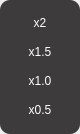
<?xml version="1.0" encoding="UTF-8"?>
<ui version="4.0">
 <class>PlaySpeed</class>
 <widget class="QWidget" name="PlaySpeed">
  <property name="geometry">
   <rect>
    <x>0</x>
    <y>0</y>
    <width>80</width>
    <height>134</height>
   </rect>
  </property>
  <property name="windowTitle">
   <string>Form</string>
  </property>
  <property name="styleSheet">
   <string notr="true"/>
  </property>
  <layout class="QVBoxLayout" name="verticalLayout">
   <property name="spacing">
    <number>0</number>
   </property>
   <property name="leftMargin">
    <number>0</number>
   </property>
   <property name="topMargin">
    <number>0</number>
   </property>
   <property name="rightMargin">
    <number>0</number>
   </property>
   <property name="bottomMargin">
    <number>0</number>
   </property>
   <item>
    <widget class="QWidget" name="playSpeedBg" native="true">
     <property name="styleSheet">
      <string notr="true">#playSpeedBg
{
    background-color : #3D3B3B;
    border-radius : 10px;
}

QPushButton{
    border : none;
    border-radius : 4px;
    color : #FFFFFF;
    font-size : 12px;
    font-family : 微软雅黑;
}

QPushButton:hover{
     background-color : rgba(255, 255, 255, 0.41);
}
</string>
     </property>
     <layout class="QVBoxLayout" name="verticalLayout_2">
      <property name="spacing">
       <number>3</number>
      </property>
      <item>
       <widget class="QPushButton" name="speed20">
        <property name="minimumSize">
         <size>
          <width>0</width>
          <height>24</height>
         </size>
        </property>
        <property name="maximumSize">
         <size>
          <width>16777215</width>
          <height>24</height>
         </size>
        </property>
        <property name="text">
         <string>x2</string>
        </property>
       </widget>
      </item>
      <item>
       <widget class="QPushButton" name="speed15">
        <property name="minimumSize">
         <size>
          <width>24</width>
          <height>0</height>
         </size>
        </property>
        <property name="maximumSize">
         <size>
          <width>16777215</width>
          <height>24</height>
         </size>
        </property>
        <property name="sizeIncrement">
         <size>
          <width>0</width>
          <height>24</height>
         </size>
        </property>
        <property name="text">
         <string>x1.5</string>
        </property>
       </widget>
      </item>
      <item>
       <widget class="QPushButton" name="speed10">
        <property name="minimumSize">
         <size>
          <width>0</width>
          <height>24</height>
         </size>
        </property>
        <property name="maximumSize">
         <size>
          <width>16777215</width>
          <height>24</height>
         </size>
        </property>
        <property name="text">
         <string>x1.0</string>
        </property>
       </widget>
      </item>
      <item>
       <widget class="QPushButton" name="speed05">
        <property name="minimumSize">
         <size>
          <width>0</width>
          <height>24</height>
         </size>
        </property>
        <property name="maximumSize">
         <size>
          <width>16777215</width>
          <height>24</height>
         </size>
        </property>
        <property name="text">
         <string>x0.5</string>
        </property>
       </widget>
      </item>
     </layout>
    </widget>
   </item>
  </layout>
 </widget>
 <resources/>
 <connections/>
</ui>
